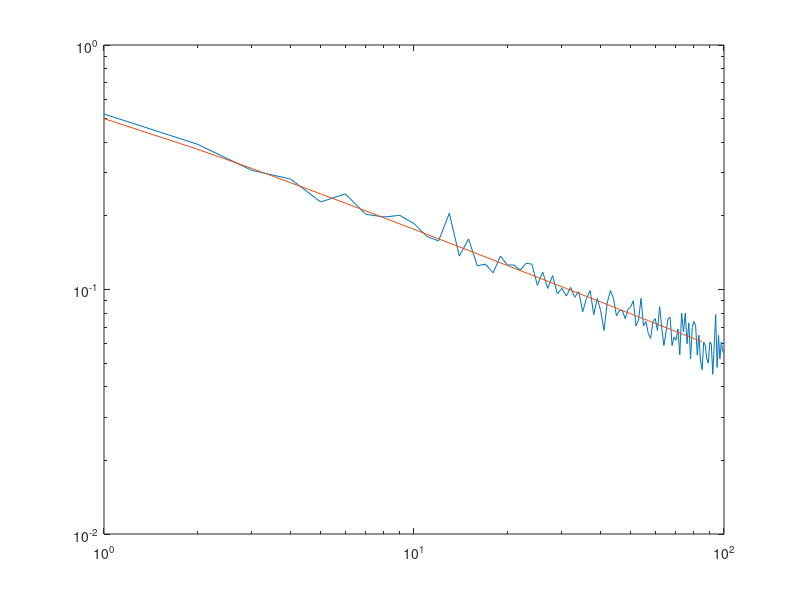

The MATLAB script that drew this image:
nsamp = 1000;
P1=[];

for n=1:100
    % generate 2 independent samples of n coin toss
    T1 = round(rand(nsamp,n));
    T2 = round(rand(nsamp,n));

    % count number of heads in each toss
    T1_h = sum(T1, 2); % sum along the rows, 1 := head
    T2_h = sum(T2, 2);

    % count number of samples that has same number of heads in each toss
    D = T1_h - T2_h; % nsamp x 1, Si = difference in # of heads at sample i
    S = (D == 0); % nsamp x 1 binary vector, Si = 1 where # heads are same
    p = (sum(S,1))/nsamp; % # samp where heads are same / total # of samp
    P1 = [P1, p];
end

N=1:100;
loglog(N,P1);

hold on
P2 = (factorial(2.*N))./((factorial(N).*factorial(N)).*4.^N);
plot(N, P2);
hold off;
